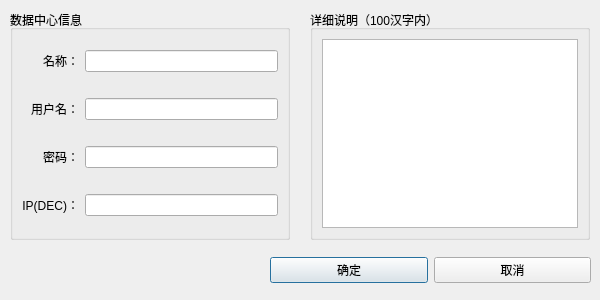
<?xml version="1.0" encoding="UTF-8"?>
<ui version="4.0">
 <class>OtherCenterEditDialog</class>
 <widget class="QDialog" name="OtherCenterEditDialog">
  <property name="windowModality">
   <enum>Qt::ApplicationModal</enum>
  </property>
  <property name="geometry">
   <rect>
    <x>0</x>
    <y>0</y>
    <width>600</width>
    <height>300</height>
   </rect>
  </property>
  <property name="windowTitle">
   <string>Dialog</string>
  </property>
  <widget class="QGroupBox" name="groupBox">
   <property name="geometry">
    <rect>
     <x>10</x>
     <y>10</y>
     <width>280</width>
     <height>230</height>
    </rect>
   </property>
   <property name="title">
    <string>数据中心信息</string>
   </property>
   <layout class="QGridLayout" name="gridLayout">
    <property name="topMargin">
     <number>0</number>
    </property>
    <property name="bottomMargin">
     <number>0</number>
    </property>
    <item row="3" column="0">
     <widget class="QLabel" name="label_2">
      <property name="text">
       <string>IP(DEC)：</string>
      </property>
      <property name="alignment">
       <set>Qt::AlignRight|Qt::AlignTrailing|Qt::AlignVCenter</set>
      </property>
     </widget>
    </item>
    <item row="0" column="1">
     <widget class="QLineEdit" name="centerNameEdit"/>
    </item>
    <item row="2" column="0">
     <widget class="QLabel" name="label_3">
      <property name="text">
       <string>密码：</string>
      </property>
      <property name="alignment">
       <set>Qt::AlignRight|Qt::AlignTrailing|Qt::AlignVCenter</set>
      </property>
     </widget>
    </item>
    <item row="0" column="0">
     <widget class="QLabel" name="label">
      <property name="text">
       <string>名称：</string>
      </property>
      <property name="alignment">
       <set>Qt::AlignRight|Qt::AlignTrailing|Qt::AlignVCenter</set>
      </property>
     </widget>
    </item>
    <item row="3" column="1">
     <widget class="QLineEdit" name="ipAddressEdit">
      <property name="styleSheet">
       <string notr="true"/>
      </property>
     </widget>
    </item>
    <item row="1" column="0">
     <widget class="QLabel" name="label_4">
      <property name="text">
       <string>用户名：</string>
      </property>
      <property name="alignment">
       <set>Qt::AlignRight|Qt::AlignTrailing|Qt::AlignVCenter</set>
      </property>
     </widget>
    </item>
    <item row="1" column="1">
     <widget class="QLineEdit" name="usernameEdit"/>
    </item>
    <item row="2" column="1">
     <widget class="QLineEdit" name="passwordEdit"/>
    </item>
   </layout>
  </widget>
  <widget class="QGroupBox" name="verticalGroupBox">
   <property name="geometry">
    <rect>
     <x>310</x>
     <y>10</y>
     <width>280</width>
     <height>230</height>
    </rect>
   </property>
   <property name="title">
    <string>详细说明（100汉字内）</string>
   </property>
   <layout class="QVBoxLayout" name="verticalLayout_3">
    <item>
     <widget class="QTextEdit" name="detailEdit"/>
    </item>
   </layout>
  </widget>
  <widget class="QWidget" name="horizontalLayoutWidget">
   <property name="geometry">
    <rect>
     <x>270</x>
     <y>250</y>
     <width>321</width>
     <height>41</height>
    </rect>
   </property>
   <layout class="QHBoxLayout" name="horizontalLayout">
    <property name="spacing">
     <number>6</number>
    </property>
    <item>
     <widget class="QPushButton" name="confirmButton">
      <property name="sizePolicy">
       <sizepolicy hsizetype="Minimum" vsizetype="Fixed">
        <horstretch>0</horstretch>
        <verstretch>0</verstretch>
       </sizepolicy>
      </property>
      <property name="text">
       <string>确定</string>
      </property>
     </widget>
    </item>
    <item>
     <widget class="QPushButton" name="cancelButton">
      <property name="text">
       <string>取消</string>
      </property>
     </widget>
    </item>
   </layout>
  </widget>
 </widget>
 <tabstops>
  <tabstop>centerNameEdit</tabstop>
  <tabstop>usernameEdit</tabstop>
  <tabstop>passwordEdit</tabstop>
  <tabstop>ipAddressEdit</tabstop>
  <tabstop>detailEdit</tabstop>
  <tabstop>confirmButton</tabstop>
  <tabstop>cancelButton</tabstop>
 </tabstops>
 <resources/>
 <connections/>
</ui>
